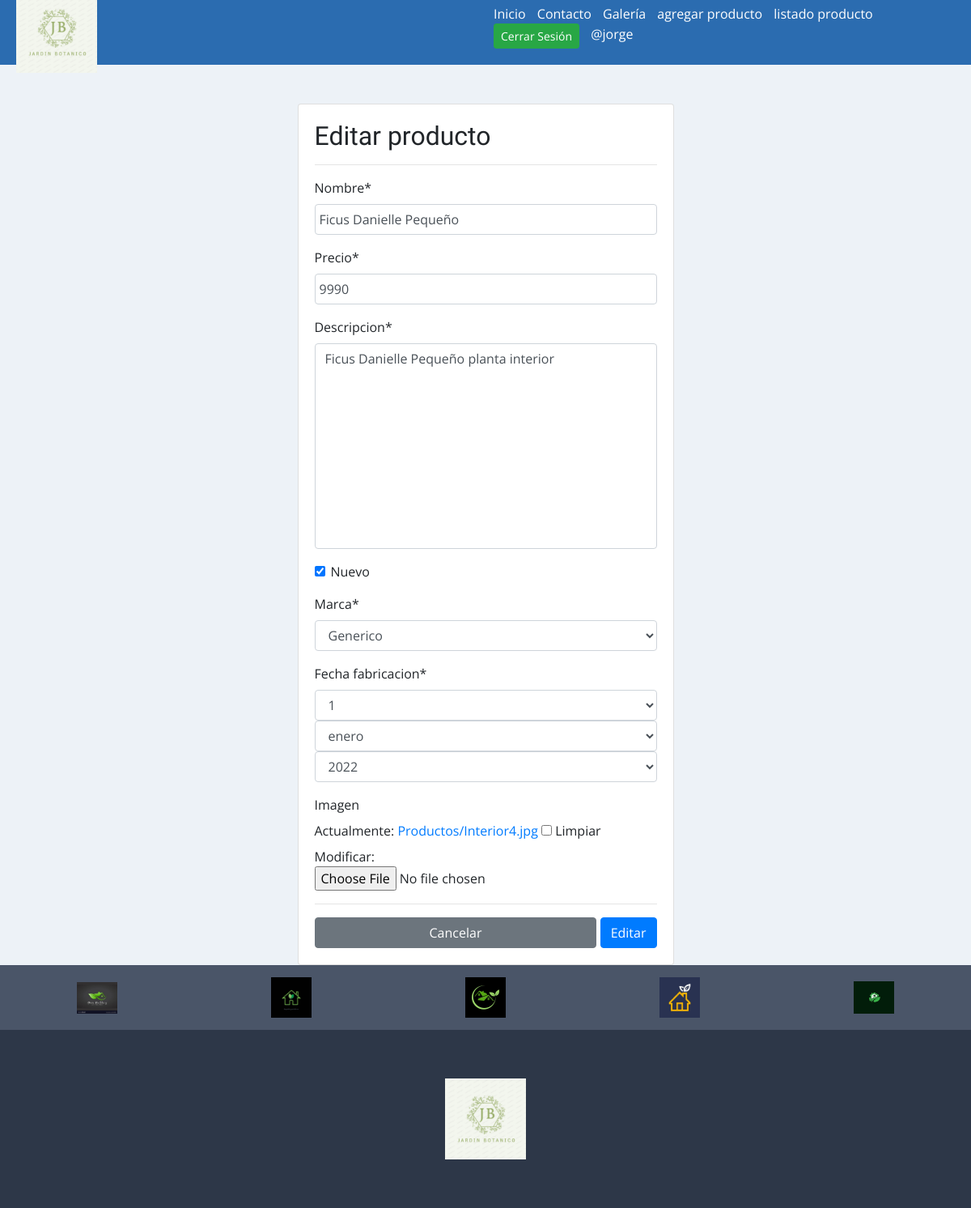
/modificar-producto/4/ (signed in), run on the app's committed database.
### app/models.py (models this page shows, shortened)
class Producto(models.Model):
    nombre = models.CharField(max_length=50)
    precio = models.IntegerField()
    descripcion = models.TextField()
    nuevo = models.BooleanField()
    marca = models.ForeignKey(Marca, on_delete=models.PROTECT)
    fecha_fabricacion = models.DateField()
    imagen = models.ImageField(upload_to="Productos", null=True)

class Marca(models.Model):
    nombre = models.CharField(max_length=50)
    def __str__(self):
        return self.nombre

### app/views.py (the view, shortened to what this page needs)
# urls.py: path('modificar-producto/<id>/',modificar_producto, name="modificar_producto"),
@permission_required('app.change_producto')
def modificar_producto(request, id):
    producto = get_object_or_404(Producto, id=id)
    data = {
        'form': ProductoForm(instance=producto)
    }
    return render(request, 'app/producto/modificar.html', data)

### app/forms.py (shortened to what this page needs)
class ProductoForm(forms.ModelForm):
    nombre = forms.CharField(min_length=3,max_length=50)
    imagen = forms.ImageField(required=False, validators=[MaxSizeFileValidator(max_file_size=2)])
    precio = forms.IntegerField(min_value=1, max_value=1500000)
    class Meta:
        model = Producto
        fields = '__all__'
        widgets = {
            "fecha_fabricacion": forms.SelectDateWidget()
        }

### app/templates/app/producto/modificar.html (shortened to what this page needs)
{% extends 'app/base.html' %}
{% block contenido %}
{% load crispy_forms_tags %}
<br>
<br>
        <div class="row">
            <div class="col-12 col-md-6 offset-md-3">
            <div class="card">
                    <div class="card-body">
                    <h2>Editar producto</h2>
                    <hr>
                    <form action="" method="post" enctype="multipart/form-data">
                        {{ form | crispy }}
                        <hr>
                        <div class="d-flex justify-content-end">
                            <input type="text" value="Cancelar" class="btn btn-secondary">
                            <input type="submit" value="Editar" class="btn btn-primary">
                        </div>
                    </form>
            </div>
        </div>
    </div>
</div>
{% endblock %}

### app/templates/app/base.html (shortened to what this page needs)
<!DOCTYPE html>
<html lang="es">
<head>
    {% load static %}
    <link rel="stylesheet" href="https://cdn.jsdelivr.net/npm/bootstrap@4.3.1/dist/css/bootstrap.min.css">
    <link rel="stylesheet" href="{% static 'app/css/estilos.css' %}">
</head>
<body>
    <header id="header">
        <div class="contenedor_logo">
            <img  class="logo"  src="{% static 'app/img/Logo.png' %}" alt="logo">
        </div>
        <div>
            <nav id="nav">
                <ul>
                    <li>
                        <a href="{% url 'home' %}"> Inicio </a>
                    </li>
                    <li>
                        <a href="{% url 'contacto' %}">Contacto</a>
                    </li>
                    <li><a href="{% url 'galeria' %}">Galería</a></li>
                    {% if perms.app.add_producto %}
                    <li>
                        <a href="{% url 'agregar_producto' %}">agregar producto</a>
                    </li>
                    {% endif %}
                    {% if perms.app.view_producto %}
                    <li>
                        <a href="{% url 'listar_productos' %}">listado producto</a>
                    </li>
                    {% endif %}
                    {% if user.is_authenticated %}
                        <li><a href="{%  url 'logout' %}" class="btn btn-success btn-sm">Cerrar Sesión</a></li>
                        <li><a href="#">@{{user.username}}</a></li>
                    {% else %}
                        <li>
                            <a href="{% url 'login' %}" class="btn btn-success btn-sm">Iniciar Sesion</a></li>
                    <li>
                        <a href="{% url 'registro' %}">registrate</a>
                    </li>
                    {% endif %}
                </ul>
            </nav>
        </div>
    </header>
    <div id="contenido">
        {% block contenido %}
        {% endblock %}
    </div>
    <footer>
        <div class="marcas">
            <img src="{% static 'app/img/footer/apple.jpg' %}" alt="apple">
            <img src="{% static 'app/img/footer/verde2.jpg' %}" alt="verde2">
            <img src="{% static 'app/img/footer/verde.jpg' %}" alt="verde">
            <img src="{% static 'app/img/footer/verde3.jpg' %}" alt="verde3">
            <img src="{% static 'app/img/footer/verde4.jpg' %}" alt="verde4">
        </div>
        <div class="logo_footer">
            <img src="{% static 'app/img/Logo.png' %}" alt="logo">
        </div>
    </footer>
</body>
</html>

### app/static/app/css/estilos.css (style rules this page uses)
* { margin:0; padding:0; }
body { background-color:#EDF2F7; font-family: 'Open Sans', sans-serif; }
h1,h2 { font-family: 'Balsamiq Sans', cursive; }
header { width: 100%; height: 80px; background-color: #2B6CB0; display: flex; justify-content: space-between; }
header > div { width: 50%; }
.contenedor_logo { display: flex; align-items: center; }
.logo { width: 100px; margin-left: 20px; }
nav { display: flex; justify-content: flex-end; align-items: center; height: 100%; }
nav > ul { margin-right: 50px; }
nav > ul > li { display: inline; margin-left: 10px; }
nav a { color:white; text-decoration: none; }
#contenido { width: 80%; margin:auto; max-width: 1280px; min-height: 100vh; }
footer { width: 100%; height: 300px; background-color: #2D3748; }
footer > .marcas { width: 100%; height: 80px; background-color: #4A5568; display: flex; justify-content: space-around; align-items: center; }
footer > .marcas > img { width: 50px; }
footer > .logo_footer { display: flex; justify-content: center; align-items: center; height: calc(100% - 80px); }
footer > .logo_footer > img { width: 100px; }
input[type=text], input[type=email], input[type=number], select, textarea { width: 100%; padding: 5px; }
textarea { resize: none; }

### data on the page
Producto: nombre "Ficus Danielle Pequeño", precio "9990", descripcion "Ficus Danielle Pequeño planta interior", nuevo "☑", marca "Generico"

### other printed values
{{ user.username }} "jorge"
